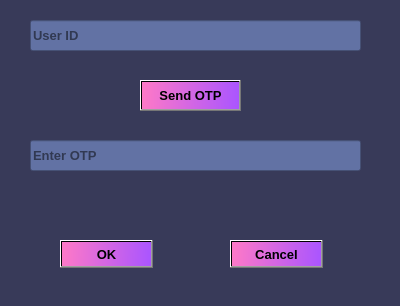
<?xml version="1.0" encoding="UTF-8"?>
<ui version="4.0">
 <class>OTP1</class>
 <widget class="QDialog" name="OTP1">
  <property name="geometry">
   <rect>
    <x>0</x>
    <y>0</y>
    <width>400</width>
    <height>306</height>
   </rect>
  </property>
  <property name="windowTitle">
   <string>Dialog</string>
  </property>
  <property name="styleSheet">
   <string notr="true">background-color: rgb(56, 58, 89)</string>
  </property>
  <widget class="QPushButton" name="sendotp">
   <property name="geometry">
    <rect>
     <x>140</x>
     <y>80</y>
     <width>101</width>
     <height>31</height>
    </rect>
   </property>
   <property name="font">
    <font>
     <pointsize>10</pointsize>
     <weight>75</weight>
     <bold>true</bold>
    </font>
   </property>
   <property name="styleSheet">
    <string notr="true">background-color: qlineargradient(spread:pad, x1:0, y1:0.511364, x2:1, y2:0.523, stop:0 rgba(254, 121, 199, 255), stop:1 rgba(170, 85, 255, 255));</string>
   </property>
   <property name="text">
    <string>Send OTP</string>
   </property>
  </widget>
  <widget class="QLineEdit" name="userid">
   <property name="geometry">
    <rect>
     <x>30</x>
     <y>20</y>
     <width>331</width>
     <height>31</height>
    </rect>
   </property>
   <property name="font">
    <font>
     <pointsize>10</pointsize>
     <weight>75</weight>
     <bold>true</bold>
    </font>
   </property>
   <property name="styleSheet">
    <string notr="true">background-color: rgb(98, 114, 164)</string>
   </property>
   <property name="text">
    <string/>
   </property>
   <property name="placeholderText">
    <string>User ID</string>
   </property>
  </widget>
  <widget class="QPushButton" name="ok">
   <property name="geometry">
    <rect>
     <x>60</x>
     <y>240</y>
     <width>93</width>
     <height>28</height>
    </rect>
   </property>
   <property name="font">
    <font>
     <pointsize>10</pointsize>
     <weight>75</weight>
     <bold>true</bold>
    </font>
   </property>
   <property name="styleSheet">
    <string notr="true">background-color: qlineargradient(spread:pad, x1:0, y1:0.511364, x2:1, y2:0.523, stop:0 rgba(254, 121, 199, 255), stop:1 rgba(170, 85, 255, 255));</string>
   </property>
   <property name="text">
    <string>OK</string>
   </property>
  </widget>
  <widget class="QPushButton" name="cancel">
   <property name="geometry">
    <rect>
     <x>230</x>
     <y>240</y>
     <width>93</width>
     <height>28</height>
    </rect>
   </property>
   <property name="font">
    <font>
     <pointsize>10</pointsize>
     <weight>75</weight>
     <bold>true</bold>
     <strikeout>false</strikeout>
    </font>
   </property>
   <property name="styleSheet">
    <string notr="true">background-color: qlineargradient(spread:pad, x1:0, y1:0.511364, x2:1, y2:0.523, stop:0 rgba(254, 121, 199, 255), stop:1 rgba(170, 85, 255, 255));</string>
   </property>
   <property name="text">
    <string>Cancel</string>
   </property>
  </widget>
  <widget class="QLineEdit" name="otp">
   <property name="geometry">
    <rect>
     <x>30</x>
     <y>140</y>
     <width>331</width>
     <height>31</height>
    </rect>
   </property>
   <property name="font">
    <font>
     <pointsize>10</pointsize>
     <weight>75</weight>
     <bold>true</bold>
    </font>
   </property>
   <property name="styleSheet">
    <string notr="true">background-color: rgb(98, 114, 164)</string>
   </property>
   <property name="text">
    <string/>
   </property>
   <property name="echoMode">
    <enum>QLineEdit::Password</enum>
   </property>
   <property name="placeholderText">
    <string>Enter OTP</string>
   </property>
  </widget>
 </widget>
 <resources/>
 <connections/>
</ui>
